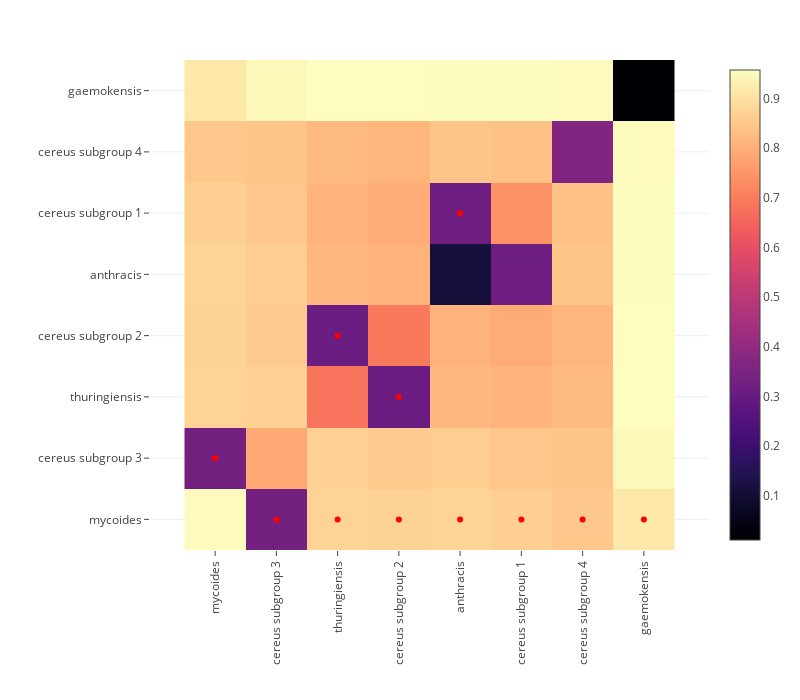

This figure's notebook cell:
### Code cell
include("fix-component-base.jl");

### Figure 1 — Plotly figure (JSON) as saved in the notebook; plotly's stock layout.template omitted (floating-point values rounded to 4 significant figures; data arrays with more than 128 entries replaced by an {"elided": "..."} marker saying what was removed)
{"data": [{"colorscale": {"elided": "256x2 mixed values"}, "type": "heatmap", "x": ["mycoides", "cereus subgroup 3", "thuringiensis", "cereus subgroup 2", "anthracis", "cereus subgroup 1", "cereus subgroup 4", "gaemokensis"], "y": ["mycoides", "cereus subgroup 3", "thuringiensis", "cereus subgroup 2", "anthracis", "cereus subgroup 1", "cereus subgroup 4", "gaemokensis"], "z": [[0.9521, 0.3302, 0.8718, 0.8699, 0.8728, 0.865, 0.8485, 0.915], [0.3302, 0.7853, 0.8667, 0.8528, 0.8624, 0.8449, 0.8415, 0.9478], [0.8718, 0.8667, 0.6833, 0.314, 0.8159, 0.8092, 0.8222, 0.9571], [0.8699, 0.8528, 0.314, 0.6919, 0.8067, 0.7926, 0.8136, 0.9562], [0.8728, 0.8624, 0.8159, 0.8067, 0.1129, 0.3182, 0.8443, 0.9561], [0.865, 0.8449, 0.8092, 0.7926, 0.3182, 0.7396, 0.8356, 0.9558], [0.8485, 0.8415, 0.8222, 0.8136, 0.8443, 0.8356, 0.3633, 0.9537], [0.915, 0.9478, 0.9571, 0.9562, 0.9561, 0.9558, 0.9537, 0.01095]]}, {"hoverinfo": "skip", "marker": {"color": "red"}, "mode": "markers", "type": "scatter", "x": ["gaemokensis", "anthracis", "thuringiensis", "cereus subgroup 1", "cereus subgroup 2", "cereus subgroup 3", "cereus subgroup 4", "cereus subgroup 2", "anthracis", "thuringiensis", "mycoides"], "y": ["mycoides", "mycoides", "mycoides", "mycoides", "mycoides", "mycoides", "mycoides", "thuringiensis", "cereus subgroup 1", "cereus subgroup 2", "cereus subgroup 3"]}], "layout": {"height": 700, "margin": {"b": 150, "l": 150, "r": 50, "t": 60}, "width": 800, "xaxis": {"autorange": true, "domain": [0, 1], "range": [-1.063, 8.063], "scaleanchor": "y", "tickangle": -90, "type": "category"}, "yaxis": {"autorange": true, "domain": [0, 1], "range": [-0.5, 7.5], "type": "category"}}}
